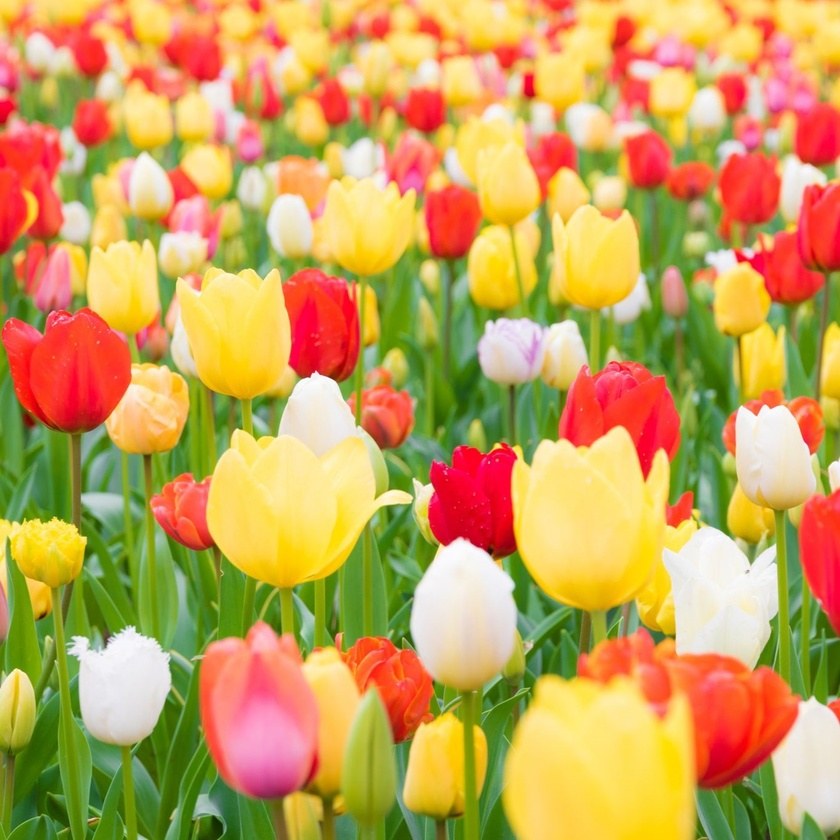
#> input picture LAB_06/image1.jpg, 840 x 840 px, shrunk from 1372 x 1372 before the run
$ python 'DIP 6th Lecture.py'
#> lines starting #> are read from the running program, lines starting #| are printed output that depends on the picture; after the words box and inside, x2 and y2 are one past the last pixel; in counts of white or black regions, pixels touching at a corner belong together
# %% [markdown]
# # Lecture 6: Digital Image Processing
#
# #### Point Pixel Operations
#

# %% [markdown]
# ### Objectives
#
# - To understand the concept of point pixel operations
#

# %% [markdown]
# ---
#

# %% [markdown]
# ### Importing the required libraries
#

# %%
import numpy as np
import cv2
import matplotlib.pyplot as plt
import math

# %% [markdown]
# ### Reading the Image
#
# Reading the image using the imread() function of the cv2 library and storing it in the variable image. Convert the image to grayscale using the cvtColor() function of the cv2 library.
#

# %%
image = cv2.imread("image1.jpg")
#> image is the input picture: shape (840, 840, 3); mean B, G, R 88, 160.8, 199.5
image_gray = cv2.cvtColor(image, cv2.COLOR_BGR2GRAY)
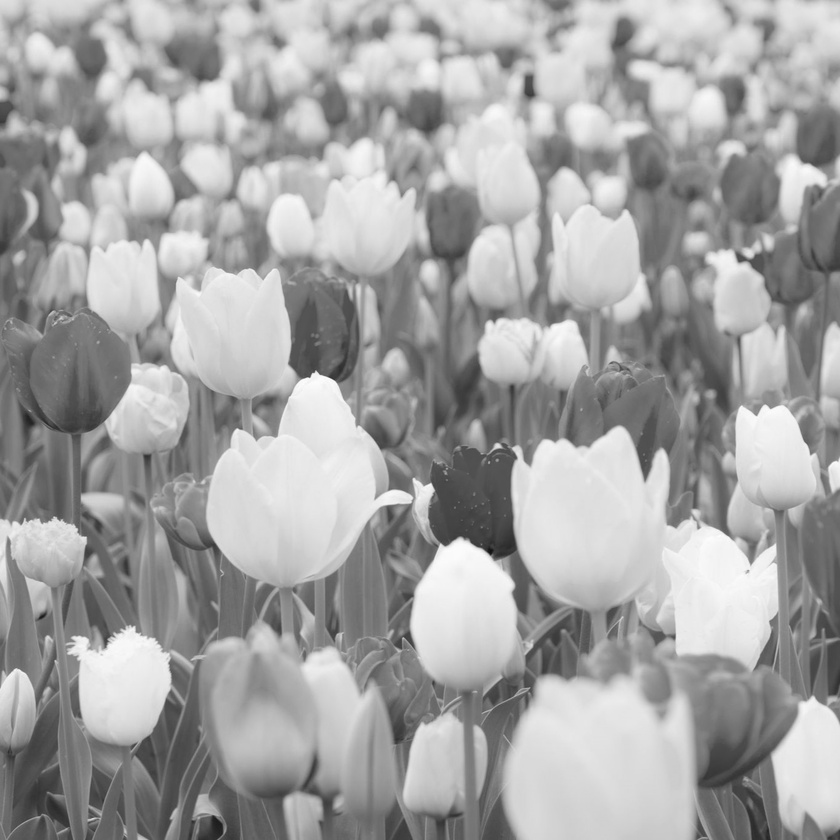
#> image_gray: shape (840, 840); min 17, max 254, mean 164.1

plt.figure(figsize=(12, 10))

# Plot the color image
plt.subplot(1, 2, 1)
plt.imshow(cv2.cvtColor(image, cv2.COLOR_BGR2RGB))  # Convert BGR to RGB for proper display
plt.title("Grayscale Image")
plt.axis("off")

# Plot the gray image
plt.subplot(1, 2, 2)
plt.imshow(image_gray, cmap="gray")
plt.title("Divided Image by 2")
plt.axis("off")

plt.show()

# %% [markdown]
# ### Binerization using Thresholding
#
# Write a method which takes a gray image and return a binerized image using thresholding method. method should take image as perameter and return binerized image.
#

# %%
def binarize(image):
    image_bi = np.array(image)

    # Binarize the image
    for i in range(image_bi.shape[0]):
        for j in range(image_bi.shape[1]):
            if image_bi[i][j] >= 128:
                image_bi[i][j] = 1
            else:
                image_bi[i][j] = 0
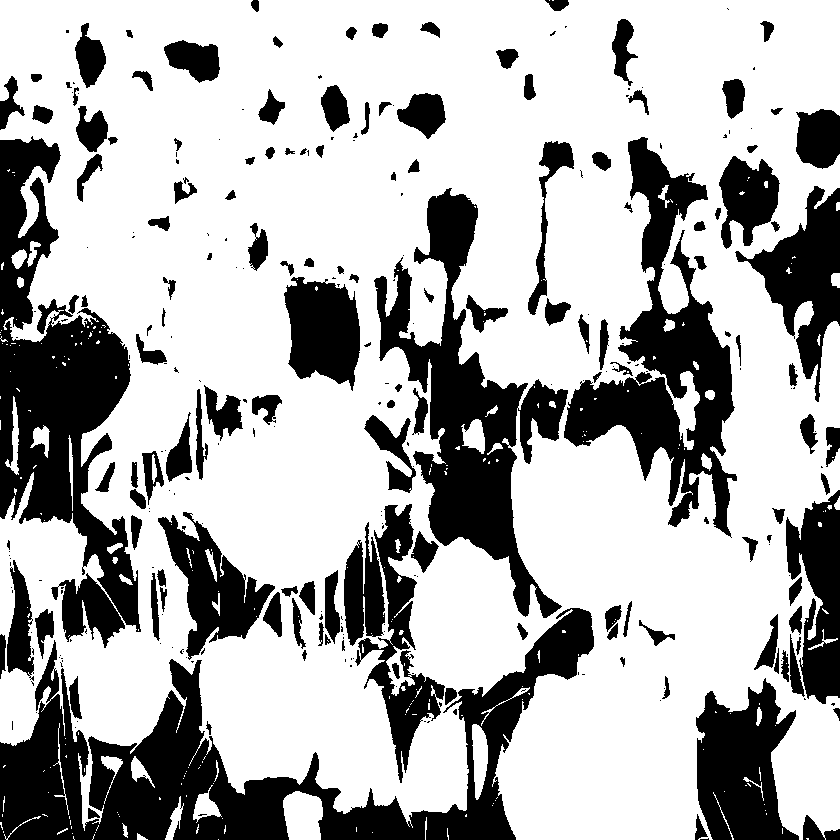
#> image_bi: shape (840, 840); values 0 (black) and 1 (white), 69.4% white; 295 black regions (152 under 20 px), largest, box (x1, y1, x2, y2) and area: (0, 608, 594, 840) 42597, (0, 136, 141, 648) 32176, (374, 188, 568, 618) 25386

    return image_bi

# %%
# Binarize the image
image_bi = binarize(image_gray)

plt.figure(figsize=(12, 10))

# Plot the color image
plt.subplot(1, 2, 1)
plt.imshow(cv2.cvtColor(image, cv2.COLOR_BGR2RGB))  # Convert BGR to RGB for proper display
plt.axis("off")

# Plot the binary image with the "binary" colormap
plt.subplot(1, 2, 2)
plt.imshow(image_bi, cmap="binary")
plt.axis("off")

plt.show()
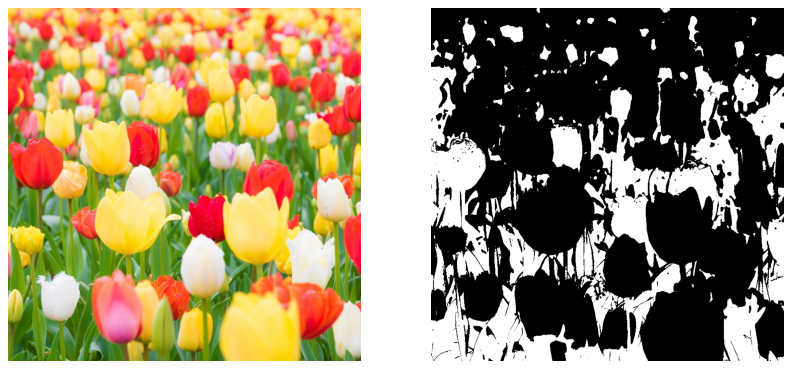
#> figure drawn by matplotlib, 2 panels

# %% [markdown]
# ### Multply Image by a Constant
#
# Write a method which takes a gray image and a constant as perameter and return a new image which is the multiplication of the image and the constant.
#

# %%
def multiply(image, contstant):
#> called with contstant = 2
    image_mul = np.array(image)

    # Multiply the image with the constant
    for i in range(image_mul.shape[0]):
        for j in range(image_mul.shape[1]):
            if image_mul[i][j] * contstant > 255:
                image_mul[i][j] = 255
            else:
                image_mul[i][j] = image_mul[i][j] * contstant
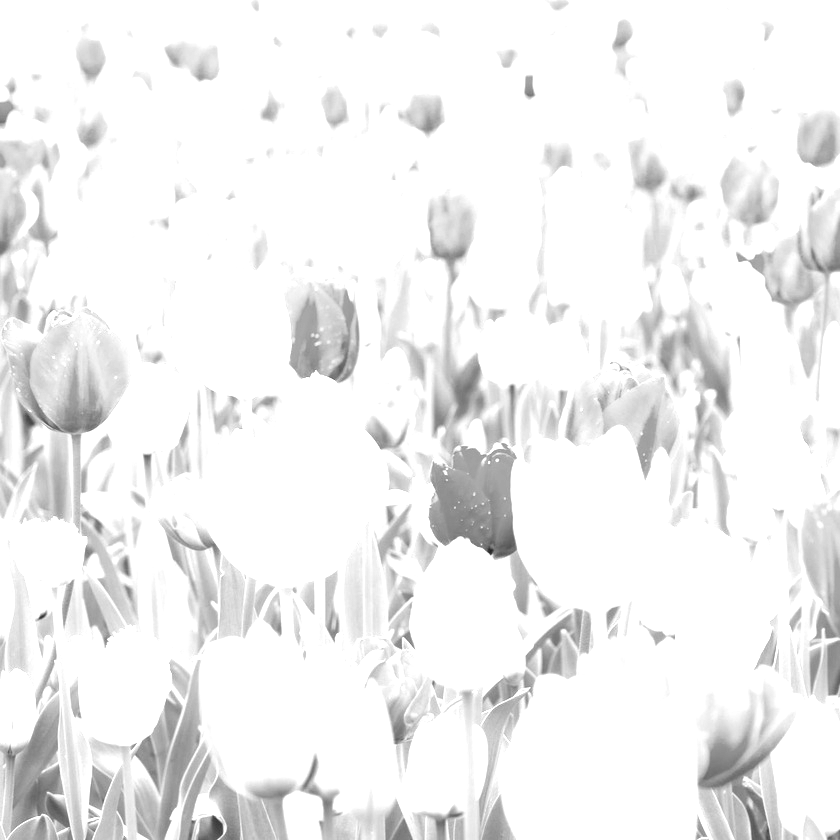
#> image_mul: shape (840, 840); min 34, max 255, mean 240.4

    return image_mul

# %%
# Multiply the image with the constant
image_x2 = multiply(image_gray, 2)
image_x4 = multiply(image_gray, 4)
#> call 2 of multiply, with contstant = 4
#> after the loop in multiply (call 2), `for i in range(image_mul.shape[0]):`:
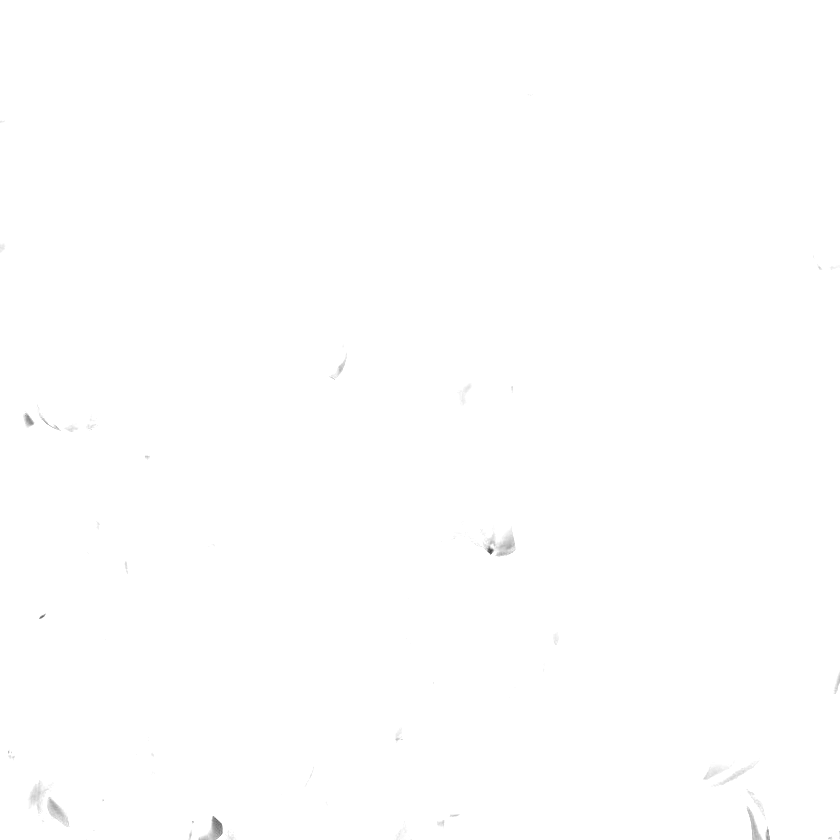
#> image_mul: shape (840, 840); min 68, max 255, mean 254.8
image_x6 = multiply(image_gray, 6)

plt.figure(figsize=(12, 10))

# Plot the grayscale image
plt.subplot(2, 2, 1)
plt.imshow(image_gray, cmap="gray")
plt.title("Grayscale Image")
plt.axis("off")

# Plot the multiplied image
plt.subplot(2, 2, 2)
plt.imshow(image_x2, cmap="gray")
plt.title("Multiplied Image by 2")
plt.axis("off")

plt.subplot(2, 2, 3)
plt.imshow(image_x4, cmap="gray")
plt.title("Multiplied Image by 4")
plt.axis("off")

plt.subplot(2, 2, 4)
plt.imshow(image_x6, cmap="gray")
plt.title("Multiplied Image by 6")
plt.axis("off")

plt.show()

# %% [markdown]
# ### Divide Image by a Constant
#
# Write a method which takes a gray image and a constant as perameter and return a new image which is the division of the image and the constant.
#

# %%
def divide(image, constant):
#> called with constant = 2
    image_div = np.array(image)

    # Divide the image with the constant
    for i in range(image_div.shape[0]):
        for j in range(image_div.shape[1]):
            image_div[i][j] = math.floor(image_div[i][j] / constant)
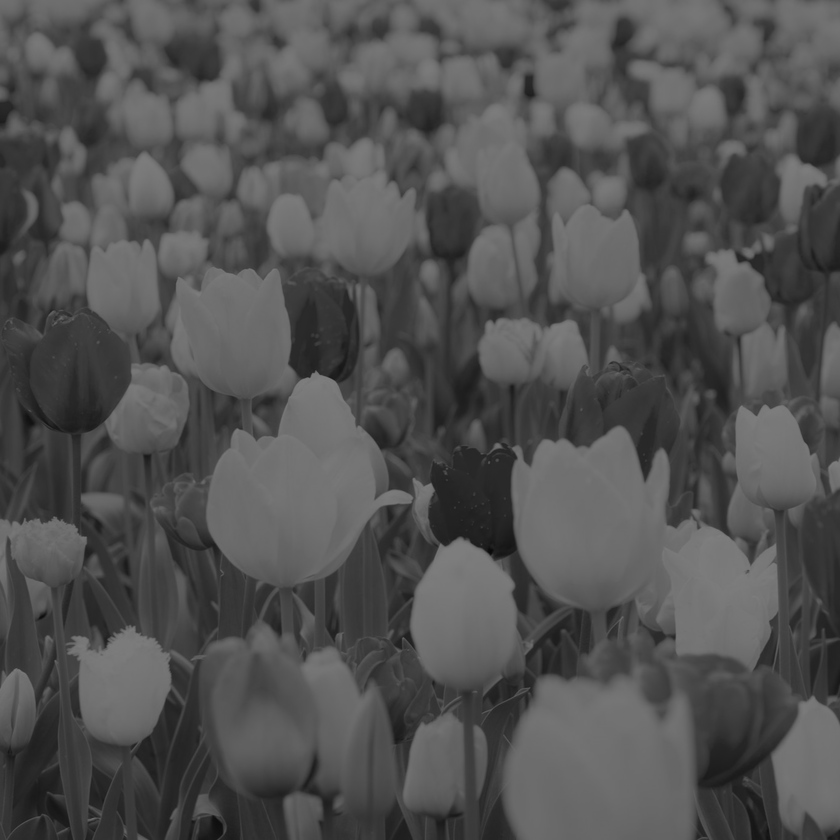
#> image_div: shape (840, 840); min 8, max 127, mean 81.8

    return image_div

# %%
# Divide the image with the constant
image_div2 = divide(image_gray, 2)
image_div10 = divide(image_gray, 10)
image_div20 = divide(image_gray, 20)

plt.figure(figsize=(12, 10))

# Plot the grayscale image
plt.subplot(2, 2, 1)
plt.imshow(image_gray, cmap="gray")
plt.title("Grayscale Image")
plt.axis("off")

# Plot the divided image
plt.subplot(2, 2, 2)
plt.imshow(image_div2, cmap="gray")
plt.title("Divided Image by 2")
plt.axis("off")

plt.subplot(2, 2, 3)
plt.imshow(image_div10, cmap="gray")
plt.title("Divided Image by 10")
plt.axis("off")

plt.subplot(2, 2, 4)
plt.imshow(image_div20, cmap="gray")
plt.title("Divided Image by 20")
plt.axis("off")

plt.show()

# %% [markdown]
# ### Negative Image
#
# Write a method which takes a gray image as perameter and return a new image which is the negative of the image.
#

# %%
def negative(image):
    image_neg = np.array(image)

    # Negative the image
    for i in range(image_neg.shape[0]):
        for j in range(image_neg.shape[1]):
            image_neg[i][j] = 255 - image_neg[i][j]
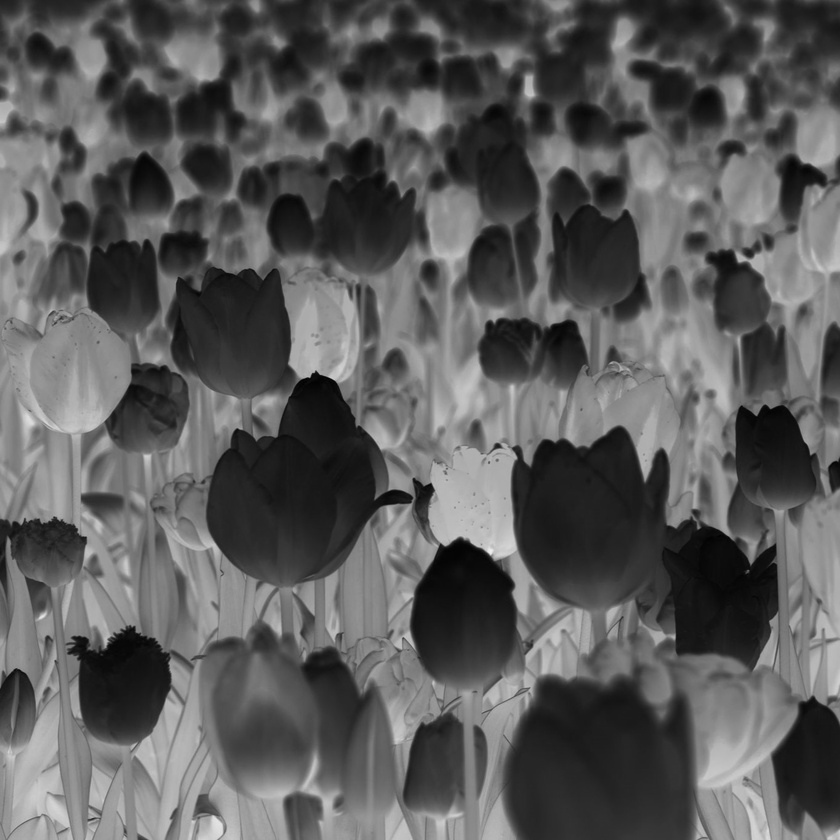
#> image_neg: shape (840, 840); min 1, max 238, mean 90.9

    return image_neg

# %%
# Negative the image
image_neg = negative(image_gray)

plt.figure(figsize=(12, 10))

# Plot the grayscale image
plt.subplot(1, 2, 1)
plt.imshow(image_gray, cmap="gray")
plt.title("Grayscale Image")
plt.axis("off")

# Plot the negative image
plt.subplot(1, 2, 2)
plt.imshow(image_neg, cmap="gray")
plt.title("Negative Image")
plt.axis("off")

plt.show()

# %% [markdown]
# ---
#

# %% [markdown]
# ## Conclusion
#
# In this lab, we have learned how to perform point pixel operations on an image.
#
